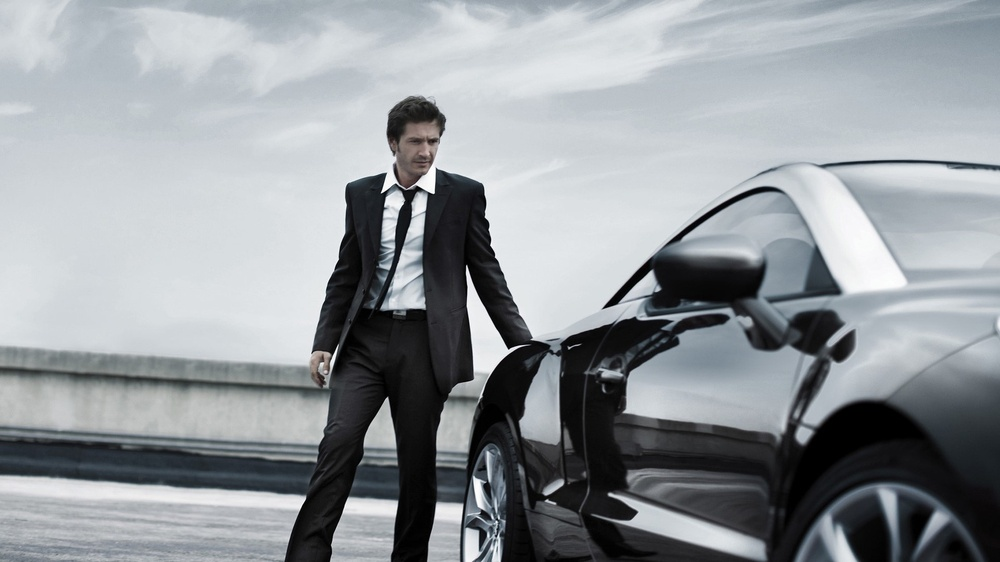
#> input picture man_tuxedo_car_style_image.jpg, 1000 x 562 px, shrunk from 1920 x 1080 before the run
$ jupyter execute CartoonEffect.ipynb
#> lines starting #> are read from the running program, lines starting #| are printed output that depends on the picture; after the words box and inside, x2 and y2 are one past the last pixel; in counts of white or black regions, pixels touching at a corner belong together
[cell 1]
#Importing the libraries
import cv2
import numpy as np
import matplotlib.pyplot as plt

Load Image

[cell 2]
def read_file(filename):
#> called with filename = 'man_tuxedo_car_style_image.jpg'
    img = cv2.imread(filename)
#> img is the input picture: shape (562, 1000, 3); mean B, G, R 155.7, 151.5, 146.7
    img = cv2.cvtColor(img,cv2.COLOR_BGR2RGB)
    plt.imshow(img)
    plt.show()
    return img

[cell 3]
filename = "man_tuxedo_car_style_image.jpg"
img = read_file(filename)

# Create Edge Mask

[cell 4]
def edge_mask(img, line_size, blur_value):
    """
    Input : Input Image
    Output : Edges of Image
    """
#> called with line_size = 7, blur_value = 7
    gray = cv2.cvtColor(img,cv2.COLOR_RGB2GRAY)
    gray_blur = cv2.medianBlur(gray,blur_value)

    edges = cv2.adaptiveThreshold(gray_blur,255,cv2.ADAPTIVE_THRESH_MEAN_C
    ,cv2.THRESH_BINARY,line_size,blur_value)
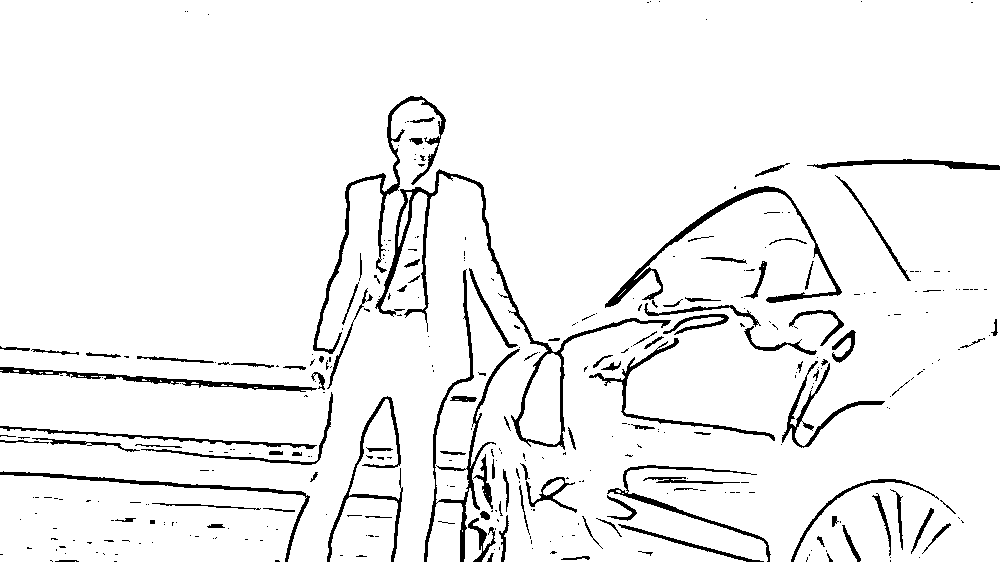
#> edges: shape (562, 1000); 94.4% white; 356 black regions (249 under 20 px), largest, box (x1, y1, x2, y2) and area: (375, 169, 671, 450) 3599, (313, 96, 446, 354) 2162, (424, 269, 520, 562) 2161

    return edges

[cell 5]
line_size = 7
blur_value = 7
edges = edge_mask(img,line_size,blur_value)

plt.imshow(edges, cmap = "gray")
plt.show()

# Reduce the Color Palette

[cell 6]
def color_quantization(img, k):
    #Transform the image
#> called with k = 2
    data = np.float32(img).reshape((-1,3))

    #Determine Criteria
    criteria = (cv2.TERM_CRITERIA_EPS + cv2.TERM_CRITERIA_MAX_ITER,20,0.001)

    #Implementing K-Means
    ret, label, center = cv2.kmeans(data, k, None, criteria, 10, cv2.KMEANS_RANDOM_CENTERS)
#> ret = 1.17e+09; center = [[35.85, 38.11, 41.16], [192.5, 198.4, 203]]
    center = np.uint8(center)
#> center = [[35, 38, 41], [192, 198, 203]]

    result = center[label.flatten()]
    result = result.reshape(img.shape)
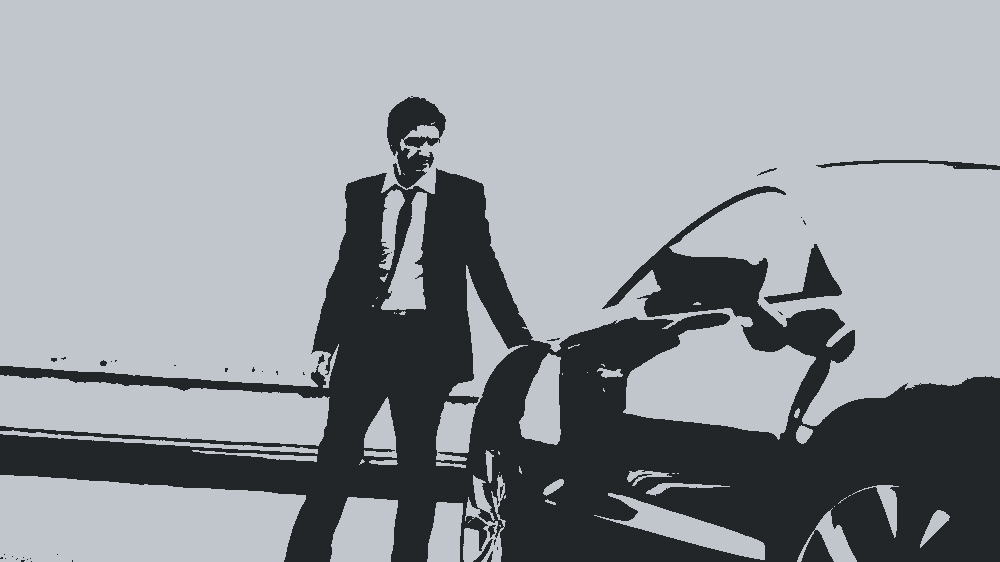
#> result: shape (562, 1000, 3); mean R, G, B 146.1, 151.2, 155.6

    return result

[cell 7]
img_quantized = color_quantization(img,k = 2) #Getting the dominant k colors in the image

plt.imshow(img)
plt.show()

[cell 8]
#Reduce the Noise

blurred = cv2.bilateralFilter(img,d = 7, sigmaColor=200, sigmaSpace=200)

plt.imshow(blurred)
plt.show()

# Combine Edge Mask with the Quantized Image

[cell 9]
def cartoon():
    c = cv2.bitwise_and(blurred,blurred, mask = edges)
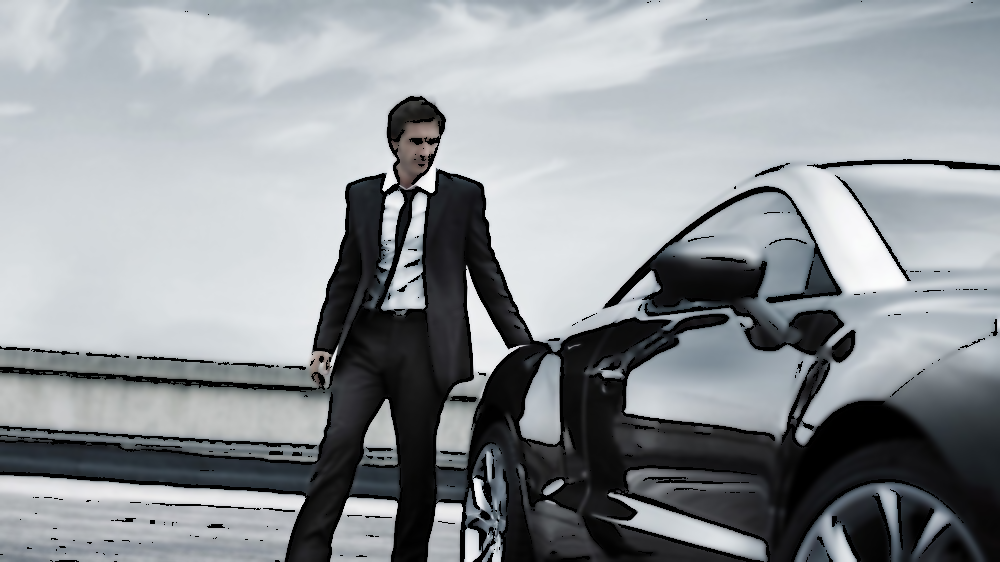
#> c: shape (562, 1000, 3); mean R, G, B 143.3, 148, 151.9

    plt.imshow(c)
    plt.show()
